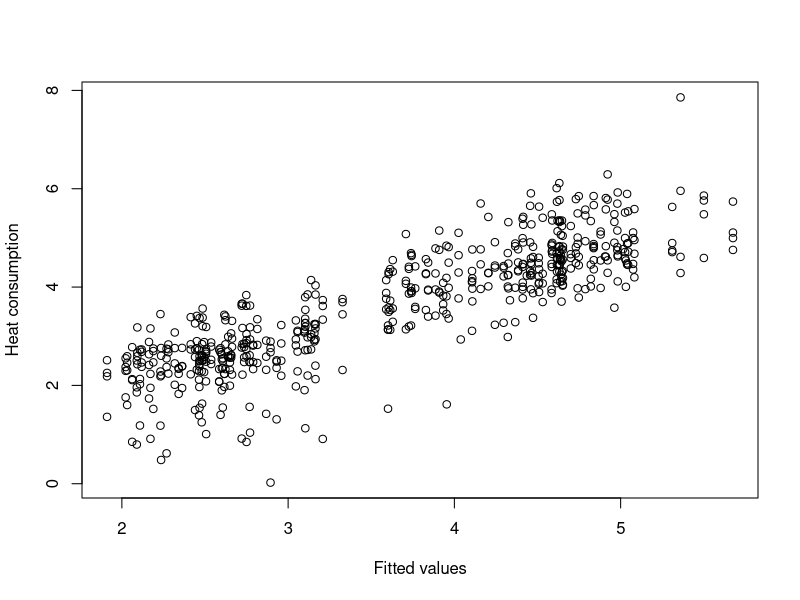

Source code (R): (Note: this script raises an error after producing the figure.)
# Read the dataset 'soenderborg2_data.csv' into R
D <- read.table("soenderborg2_data.csv", sep = ";", header = TRUE)


# Make 't' a date variable in R
D$t <- as.Date(D$t, format = "%d/%m/%Y")

# Choose data from 15 Oct 2009 to 15 Apr 2010 for the four houses
D_model <- subset(D, ("2009-10-15" <= t & t < "2010-04-16") & 
                  (houseId %in% c(3, 5, 10, 17)))


# Remove observations with missing values
D_model <- na.omit(D_model)


# Estimate multiple linear regression model
fit <- lm(Q ~ Ta + G, data = D_model)

# Show parameter estimates etc.
summary(fit)


# Plots for model validation

# Observations against fitted values
plot(fit$fitted.values, D_model$Q, xlab = "Fitted values",     
       ylab = "Heat consumption")

# Residuals against each of the explanatory variables
plot(D_model$EXPLANATORY_VARIABLE, fit$residuals, 
        xlab = "INSERT TEXT", ylab = "Residuals")

# Residuals against fitted values
plot(fit$fitted.values, fit$residuals, xlab = "Fitted values", 
     ylab = "Residuals")

# Normal QQ-plot of the residuals
qqnorm(fit$residuals, ylab = "Residuals", xlab = "Z-scores", 
       main = "")
qqline(fit$residuals)


# Confidence intervals for the model coefficients
confint(fit, level = 0.95)


# Make dataset for validation
D_test <- subset(D, (t == "2008-12-06" & houseId == 3)|
                          (t == "2009-02-22" & houseId == 5)|
                          (t == "2009-03-12" & houseId == 10)|
                          (t == "2009-04-01" & houseId == 17))

# Predictions and 95% prediction intervals
pred <- predict(FINAL_MODEL, newdata = D_test, 
                interval = "prediction", level = 0.95)

# Observed values and predictions
cbind(id = D_test$houseId, Q = D_test$Q, pred)

